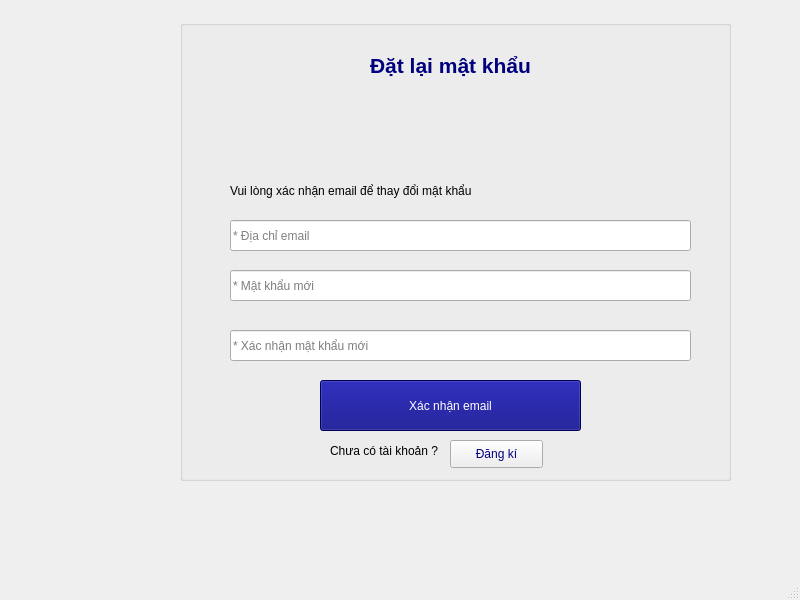
<?xml version="1.0" encoding="UTF-8"?>
<ui version="4.0">
 <class>MainWindow</class>
 <widget class="QMainWindow" name="MainWindow">
  <property name="geometry">
   <rect>
    <x>0</x>
    <y>0</y>
    <width>800</width>
    <height>600</height>
   </rect>
  </property>
  <property name="windowTitle">
   <string>MainWindow</string>
  </property>
  <widget class="QWidget" name="centralwidget">
   <widget class="QGroupBox" name="groupBox">
    <property name="geometry">
     <rect>
      <x>180</x>
      <y>20</y>
      <width>551</width>
      <height>461</height>
     </rect>
    </property>
    <property name="title">
     <string/>
    </property>
    <widget class="QLabel" name="label">
     <property name="geometry">
      <rect>
       <x>150</x>
       <y>0</y>
       <width>241</width>
       <height>91</height>
      </rect>
     </property>
     <property name="text">
      <string>&lt;html&gt;&lt;head/&gt;&lt;body&gt;&lt;p align=&quot;center&quot;&gt;&lt;span style=&quot; font-size:16pt; font-weight:600; color:#00007f;&quot;&gt;Đặt lại mật khẩu&lt;/span&gt;&lt;/p&gt;&lt;/body&gt;&lt;/html&gt;</string>
     </property>
    </widget>
    <widget class="QLabel" name="label_2">
     <property name="geometry">
      <rect>
       <x>50</x>
       <y>150</y>
       <width>401</width>
       <height>41</height>
      </rect>
     </property>
     <property name="text">
      <string>Vui lòng xác nhận email để thay đổi mật khẩu</string>
     </property>
    </widget>
    <widget class="QLineEdit" name="lineEditEmail">
     <property name="geometry">
      <rect>
       <x>50</x>
       <y>200</y>
       <width>461</width>
       <height>31</height>
      </rect>
     </property>
     <property name="styleSheet">
      <string notr="true">color: rgb(129, 129, 129);</string>
     </property>
     <property name="text">
      <string>* Địa chỉ email</string>
     </property>
    </widget>
    <widget class="QLineEdit" name="lineEditMatkhaumoi">
     <property name="geometry">
      <rect>
       <x>50</x>
       <y>250</y>
       <width>461</width>
       <height>31</height>
      </rect>
     </property>
     <property name="styleSheet">
      <string notr="true">color: rgb(125, 125, 125);</string>
     </property>
     <property name="text">
      <string>* Mật khẩu mới</string>
     </property>
    </widget>
    <widget class="QLineEdit" name="lineEditXacnhanmatkhau">
     <property name="geometry">
      <rect>
       <x>50</x>
       <y>310</y>
       <width>461</width>
       <height>31</height>
      </rect>
     </property>
     <property name="styleSheet">
      <string notr="true">color: rgb(125, 125, 125);</string>
     </property>
     <property name="text">
      <string>* Xác nhận mật khẩu mới</string>
     </property>
    </widget>
    <widget class="QPushButton" name="pushButtonXacnhanemail">
     <property name="geometry">
      <rect>
       <x>140</x>
       <y>360</y>
       <width>261</width>
       <height>51</height>
      </rect>
     </property>
     <property name="styleSheet">
      <string notr="true">font: 8pt &quot;MS Shell Dlg 2&quot;;
background-color: rgb(0, 0, 127);
color: rgb(255, 255, 255);
font: 75 9pt &quot;MS Shell Dlg 2&quot;;</string>
     </property>
     <property name="text">
      <string>Xác nhận email</string>
     </property>
    </widget>
    <widget class="QLabel" name="label_3">
     <property name="geometry">
      <rect>
       <x>150</x>
       <y>410</y>
       <width>211</width>
       <height>41</height>
      </rect>
     </property>
     <property name="text">
      <string>Chưa có tài khoản ?</string>
     </property>
    </widget>
    <widget class="QPushButton" name="pushButtonDangki">
     <property name="geometry">
      <rect>
       <x>270</x>
       <y>420</y>
       <width>93</width>
       <height>28</height>
      </rect>
     </property>
     <property name="styleSheet">
      <string notr="true">color: rgb(0, 0, 127);</string>
     </property>
     <property name="text">
      <string>Đăng kí</string>
     </property>
    </widget>
   </widget>
  </widget>
  <widget class="QMenuBar" name="menubar">
   <property name="geometry">
    <rect>
     <x>0</x>
     <y>0</y>
     <width>800</width>
     <height>26</height>
    </rect>
   </property>
  </widget>
  <widget class="QStatusBar" name="statusbar"/>
 </widget>
 <resources/>
 <connections/>
</ui>
